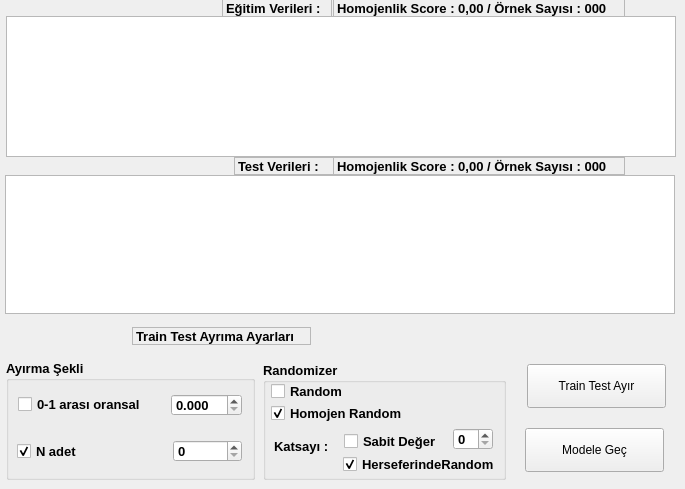
   <widget class="QWidget" name="Traintest">
    <property name="enabled">
     <bool>true</bool>
    </property>
    <attribute name="title">
     <string>Train-Test</string>
    </attribute>
    <widget class="QLabel" name="traintestlabel">
     <property name="geometry">
      <rect>
       <x>132</x>
       <y>327</y>
       <width>179</width>
       <height>18</height>
      </rect>
     </property>
     <property name="sizePolicy">
      <sizepolicy hsizetype="Fixed" vsizetype="Fixed">
       <horstretch>0</horstretch>
       <verstretch>0</verstretch>
      </sizepolicy>
     </property>
     <property name="maximumSize">
      <size>
       <width>179</width>
       <height>18</height>
      </size>
     </property>
     <property name="font">
      <font>
       <pointsize>10</pointsize>
       <weight>75</weight>
       <bold>true</bold>
      </font>
     </property>
     <property name="frameShape">
      <enum>QFrame::StyledPanel</enum>
     </property>
     <property name="text">
      <string>Train Test Ayrıma Ayarları</string>
     </property>
    </widget>
    <widget class="QGroupBox" name="Ayirmasekilgrup">
     <property name="geometry">
      <rect>
       <x>6</x>
       <y>360</y>
       <width>249</width>
       <height>120</height>
      </rect>
     </property>
     <property name="sizePolicy">
      <sizepolicy hsizetype="Fixed" vsizetype="Fixed">
       <horstretch>0</horstretch>
       <verstretch>0</verstretch>
      </sizepolicy>
     </property>
     <property name="font">
      <font>
       <pointsize>10</pointsize>
       <weight>75</weight>
       <bold>true</bold>
      </font>
     </property>
     <property name="title">
      <string>Ayırma Şekli</string>
     </property>
     <widget class="QCheckBox" name="oransalcheckbox">
      <property name="geometry">
       <rect>
        <x>12</x>
        <y>34</y>
        <width>133</width>
        <height>20</height>
       </rect>
      </property>
      <property name="sizePolicy">
       <sizepolicy hsizetype="Fixed" vsizetype="Fixed">
        <horstretch>0</horstretch>
        <verstretch>0</verstretch>
       </sizepolicy>
      </property>
      <property name="maximumSize">
       <size>
        <width>133</width>
        <height>20</height>
       </size>
      </property>
      <property name="font">
       <font>
        <weight>75</weight>
        <bold>true</bold>
       </font>
      </property>
      <property name="text">
       <string>0-1 arası oransal</string>
      </property>
      <property name="checked">
       <bool>false</bool>
      </property>
      <property name="tristate">
       <bool>false</bool>
      </property>
     </widget>
     <widget class="QCheckBox" name="nadetcheckbox">
      <property name="geometry">
       <rect>
        <x>11</x>
        <y>81</y>
        <width>65</width>
        <height>20</height>
       </rect>
      </property>
      <property name="sizePolicy">
       <sizepolicy hsizetype="Fixed" vsizetype="Fixed">
        <horstretch>0</horstretch>
        <verstretch>0</verstretch>
       </sizepolicy>
      </property>
      <property name="maximumSize">
       <size>
        <width>65</width>
        <height>20</height>
       </size>
      </property>
      <property name="font">
       <font>
        <weight>75</weight>
        <bold>true</bold>
       </font>
      </property>
      <property name="text">
       <string>N adet</string>
      </property>
      <property name="checked">
       <bool>true</bool>
      </property>
      <property name="tristate">
       <bool>false</bool>
      </property>
     </widget>
     <widget class="QDoubleSpinBox" name="oransalspinbox">
      <property name="geometry">
       <rect>
        <x>165</x>
        <y>34</y>
        <width>71</width>
        <height>22</height>
       </rect>
      </property>
      <property name="sizePolicy">
       <sizepolicy hsizetype="Fixed" vsizetype="Fixed">
        <horstretch>0</horstretch>
        <verstretch>0</verstretch>
       </sizepolicy>
      </property>
      <property name="maximumSize">
       <size>
        <width>71</width>
        <height>22</height>
       </size>
      </property>
      <property name="decimals">
       <number>3</number>
      </property>
      <property name="maximum">
       <double>1.000000000000000</double>
      </property>
      <property name="singleStep">
       <double>0.001000000000000</double>
      </property>
      <property name="stepType">
       <enum>QAbstractSpinBox::AdaptiveDecimalStepType</enum>
      </property>
     </widget>
     <widget class="QSpinBox" name="nadetspinbox">
      <property name="geometry">
       <rect>
        <x>167</x>
        <y>80</y>
        <width>69</width>
        <height>22</height>
       </rect>
      </property>
      <property name="sizePolicy">
       <sizepolicy hsizetype="Fixed" vsizetype="Fixed">
        <horstretch>0</horstretch>
        <verstretch>0</verstretch>
       </sizepolicy>
      </property>
      <property name="maximumSize">
       <size>
        <width>69</width>
        <height>22</height>
       </size>
      </property>
     </widget>
    </widget>
    <widget class="QGroupBox" name="randomizergrup">
     <property name="geometry">
      <rect>
       <x>263</x>
       <y>362</y>
       <width>243</width>
       <height>118</height>
      </rect>
     </property>
     <property name="sizePolicy">
      <sizepolicy hsizetype="Maximum" vsizetype="Maximum">
       <horstretch>0</horstretch>
       <verstretch>0</verstretch>
      </sizepolicy>
     </property>
     <property name="maximumSize">
      <size>
       <width>256</width>
       <height>118</height>
      </size>
     </property>
     <property name="font">
      <font>
       <pointsize>10</pointsize>
       <weight>75</weight>
       <bold>true</bold>
       <kerning>true</kerning>
      </font>
     </property>
     <property name="title">
      <string>Randomizer</string>
     </property>
     <widget class="QCheckBox" name="randomcheckbox">
      <property name="geometry">
       <rect>
        <x>8</x>
        <y>19</y>
        <width>75</width>
        <height>20</height>
       </rect>
      </property>
      <property name="sizePolicy">
       <sizepolicy hsizetype="Fixed" vsizetype="Fixed">
        <horstretch>0</horstretch>
        <verstretch>0</verstretch>
       </sizepolicy>
      </property>
      <property name="maximumSize">
       <size>
        <width>75</width>
        <height>20</height>
       </size>
      </property>
      <property name="font">
       <font>
        <pointsize>10</pointsize>
        <weight>75</weight>
        <bold>true</bold>
        <kerning>true</kerning>
       </font>
      </property>
      <property name="text">
       <string>Random</string>
      </property>
      <property name="tristate">
       <bool>false</bool>
      </property>
     </widget>
     <widget class="QCheckBox" name="homojencheckbox">
      <property name="geometry">
       <rect>
        <x>8</x>
        <y>41</y>
        <width>135</width>
        <height>20</height>
       </rect>
      </property>
      <property name="sizePolicy">
       <sizepolicy hsizetype="Fixed" vsizetype="Fixed">
        <horstretch>0</horstretch>
        <verstretch>0</verstretch>
       </sizepolicy>
      </property>
      <property name="maximumSize">
       <size>
        <width>135</width>
        <height>20</height>
       </size>
      </property>
      <property name="font">
       <font>
        <pointsize>10</pointsize>
        <weight>75</weight>
        <bold>true</bold>
        <kerning>true</kerning>
       </font>
      </property>
      <property name="text">
       <string>Homojen Random</string>
      </property>
      <property name="checked">
       <bool>true</bool>
      </property>
      <property name="tristate">
       <bool>false</bool>
      </property>
     </widget>
     <widget class="QSpinBox" name="randomkatsayispinbox">
      <property name="geometry">
       <rect>
        <x>190</x>
        <y>66</y>
        <width>40</width>
        <height>22</height>
       </rect>
      </property>
      <property name="sizePolicy">
       <sizepolicy hsizetype="Fixed" vsizetype="Fixed">
        <horstretch>0</horstretch>
        <verstretch>0</verstretch>
       </sizepolicy>
      </property>
      <property name="maximumSize">
       <size>
        <width>40</width>
        <height>22</height>
       </size>
      </property>
      <property name="maximum">
       <number>42</number>
      </property>
     </widget>
     <widget class="QLabel" name="Katsayilabel">
      <property name="geometry">
       <rect>
        <x>11</x>
        <y>76</y>
        <width>61</width>
        <height>16</height>
       </rect>
      </property>
      <property name="sizePolicy">
       <sizepolicy hsizetype="Expanding" vsizetype="Expanding">
        <horstretch>0</horstretch>
        <verstretch>0</verstretch>
       </sizepolicy>
      </property>
      <property name="text">
       <string>Katsayı : </string>
      </property>
     </widget>
     <widget class="QCheckBox" name="randomkatsayisabitcheckbox">
      <property name="geometry">
       <rect>
        <x>81</x>
        <y>69</y>
        <width>99</width>
        <height>20</height>
       </rect>
      </property>
      <property name="text">
       <string>Sabit Değer</string>
      </property>
     </widget>
     <widget class="QCheckBox" name="randomkatsayirandomcheckbox">
      <property name="geometry">
       <rect>
        <x>80</x>
        <y>92</y>
        <width>159</width>
        <height>20</height>
       </rect>
      </property>
      <property name="text">
       <string>HerseferindeRandom</string>
      </property>
      <property name="checked">
       <bool>true</bool>
      </property>
     </widget>
    </widget>
    <widget class="QPushButton" name="traintestayirbuton">
     <property name="geometry">
      <rect>
       <x>527</x>
       <y>364</y>
       <width>139</width>
       <height>44</height>
      </rect>
     </property>
     <property name="sizePolicy">
      <sizepolicy hsizetype="Fixed" vsizetype="Fixed">
       <horstretch>0</horstretch>
       <verstretch>0</verstretch>
      </sizepolicy>
     </property>
     <property name="maximumSize">
      <size>
       <width>139</width>
       <height>44</height>
      </size>
     </property>
     <property name="text">
      <string>Train Test Ayır</string>
     </property>
    </widget>
    <widget class="QPushButton" name="modelegecbuton">
     <property name="geometry">
      <rect>
       <x>525</x>
       <y>428</y>
       <width>139</width>
       <height>44</height>
      </rect>
     </property>
     <property name="sizePolicy">
      <sizepolicy hsizetype="Fixed" vsizetype="Fixed">
       <horstretch>0</horstretch>
       <verstretch>0</verstretch>
      </sizepolicy>
     </property>
     <property name="maximumSize">
      <size>
       <width>139</width>
       <height>44</height>
      </size>
     </property>
     <property name="text">
      <string>Modele Geç</string>
     </property>
    </widget>
    <widget class="QTableView" name="traintablo">
     <property name="geometry">
      <rect>
       <x>6</x>
       <y>16</y>
       <width>670</width>
       <height>141</height>
      </rect>
     </property>
     <property name="sizePolicy">
      <sizepolicy hsizetype="Maximum" vsizetype="Maximum">
       <horstretch>0</horstretch>
       <verstretch>0</verstretch>
      </sizepolicy>
     </property>
     <property name="sortingEnabled">
      <bool>true</bool>
     </property>
     <attribute name="horizontalHeaderCascadingSectionResizes">
      <bool>true</bool>
     </attribute>
     <attribute name="horizontalHeaderMinimumSectionSize">
      <number>20</number>
     </attribute>
     <attribute name="horizontalHeaderDefaultSectionSize">
      <number>50</number>
     </attribute>
     <attribute name="horizontalHeaderHighlightSections">
      <bool>false</bool>
     </attribute>
     <attribute name="horizontalHeaderShowSortIndicator" stdset="0">
      <bool>false</bool>
     </attribute>
     <attribute name="verticalHeaderCascadingSectionResizes">
      <bool>true</bool>
     </attribute>
     <attribute name="verticalHeaderMinimumSectionSize">
      <number>10</number>
     </attribute>
     <attribute name="verticalHeaderDefaultSectionSize">
      <number>30</number>
     </attribute>
     <attribute name="verticalHeaderHighlightSections">
      <bool>false</bool>
     </attribute>
     <attribute name="verticalHeaderShowSortIndicator" stdset="0">
      <bool>false</bool>
     </attribute>
    </widget>
    <widget class="QTableView" name="testtablo">
     <property name="geometry">
      <rect>
       <x>5</x>
       <y>175</y>
       <width>670</width>
       <height>139</height>
      </rect>
     </property>
     <property name="sizePolicy">
      <sizepolicy hsizetype="Fixed" vsizetype="Fixed">
       <horstretch>0</horstretch>
       <verstretch>0</verstretch>
      </sizepolicy>
     </property>
     <property name="minimumSize">
      <size>
       <width>619</width>
       <height>139</height>
      </size>
     </property>
     <property name="sortingEnabled">
      <bool>true</bool>
     </property>
     <attribute name="horizontalHeaderCascadingSectionResizes">
      <bool>true</bool>
     </attribute>
     <attribute name="horizontalHeaderMinimumSectionSize">
      <number>20</number>
     </attribute>
     <attribute name="horizontalHeaderDefaultSectionSize">
      <number>50</number>
     </attribute>
     <attribute name="horizontalHeaderHighlightSections">
      <bool>false</bool>
     </attribute>
     <attribute name="horizontalHeaderShowSortIndicator" stdset="0">
      <bool>false</bool>
     </attribute>
     <attribute name="verticalHeaderCascadingSectionResizes">
      <bool>true</bool>
     </attribute>
     <attribute name="verticalHeaderMinimumSectionSize">
      <number>10</number>
     </attribute>
     <attribute name="verticalHeaderDefaultSectionSize">
      <number>30</number>
     </attribute>
     <attribute name="verticalHeaderHighlightSections">
      <bool>false</bool>
     </attribute>
     <attribute name="verticalHeaderShowSortIndicator" stdset="0">
      <bool>false</bool>
     </attribute>
    </widget>
    <widget class="QLabel" name="egitimlabel">
     <property name="geometry">
      <rect>
       <x>222</x>
       <y>-1</y>
       <width>110</width>
       <height>18</height>
      </rect>
     </property>
     <property name="sizePolicy">
      <sizepolicy hsizetype="Fixed" vsizetype="Fixed">
       <horstretch>0</horstretch>
       <verstretch>0</verstretch>
      </sizepolicy>
     </property>
     <property name="maximumSize">
      <size>
       <width>110</width>
       <height>18</height>
      </size>
     </property>
     <property name="font">
      <font>
       <pointsize>10</pointsize>
       <weight>75</weight>
       <bold>true</bold>
      </font>
     </property>
     <property name="frameShape">
      <enum>QFrame::StyledPanel</enum>
     </property>
     <property name="text">
      <string>Eğitim Verileri : </string>
     </property>
    </widget>
    <widget class="QLabel" name="testlabel">
     <property name="geometry">
      <rect>
       <x>234</x>
       <y>157</y>
       <width>100</width>
       <height>18</height>
      </rect>
     </property>
     <property name="sizePolicy">
      <sizepolicy hsizetype="Fixed" vsizetype="Fixed">
       <horstretch>0</horstretch>
       <verstretch>0</verstretch>
      </sizepolicy>
     </property>
     <property name="maximumSize">
      <size>
       <width>100</width>
       <height>18</height>
      </size>
     </property>
     <property name="font">
      <font>
       <pointsize>10</pointsize>
       <weight>75</weight>
       <bold>true</bold>
      </font>
     </property>
     <property name="frameShape">
      <enum>QFrame::StyledPanel</enum>
     </property>
     <property name="text">
      <string>Test Verileri : </string>
     </property>
    </widget>
    <widget class="QLabel" name="homojenliktraindeger">
     <property name="geometry">
      <rect>
       <x>333</x>
       <y>-1</y>
       <width>292</width>
       <height>18</height>
      </rect>
     </property>
     <property name="sizePolicy">
      <sizepolicy hsizetype="Fixed" vsizetype="Fixed">
       <horstretch>0</horstretch>
       <verstretch>0</verstretch>
      </sizepolicy>
     </property>
     <property name="maximumSize">
      <size>
       <width>292</width>
       <height>18</height>
      </size>
     </property>
     <property name="font">
      <font>
       <pointsize>10</pointsize>
       <weight>75</weight>
       <bold>true</bold>
      </font>
     </property>
     <property name="frameShape">
      <enum>QFrame::StyledPanel</enum>
     </property>
     <property name="text">
      <string>Homojenlik Score : 0,00 / Örnek Sayısı : 000</string>
     </property>
    </widget>
    <widget class="QLabel" name="homojenliktestdeger">
     <property name="geometry">
      <rect>
       <x>333</x>
       <y>157</y>
       <width>292</width>
       <height>18</height>
      </rect>
     </property>
     <property name="sizePolicy">
      <sizepolicy hsizetype="Fixed" vsizetype="Fixed">
       <horstretch>0</horstretch>
       <verstretch>0</verstretch>
      </sizepolicy>
     </property>
     <property name="maximumSize">
      <size>
       <width>292</width>
       <height>18</height>
      </size>
     </property>
     <property name="font">
      <font>
       <pointsize>10</pointsize>
       <weight>75</weight>
       <bold>true</bold>
      </font>
     </property>
     <property name="frameShape">
      <enum>QFrame::StyledPanel</enum>
     </property>
     <property name="text">
      <string>Homojenlik Score : 0,00 / Örnek Sayısı : 000</string>
     </property>
    </widget>
   </widget>
